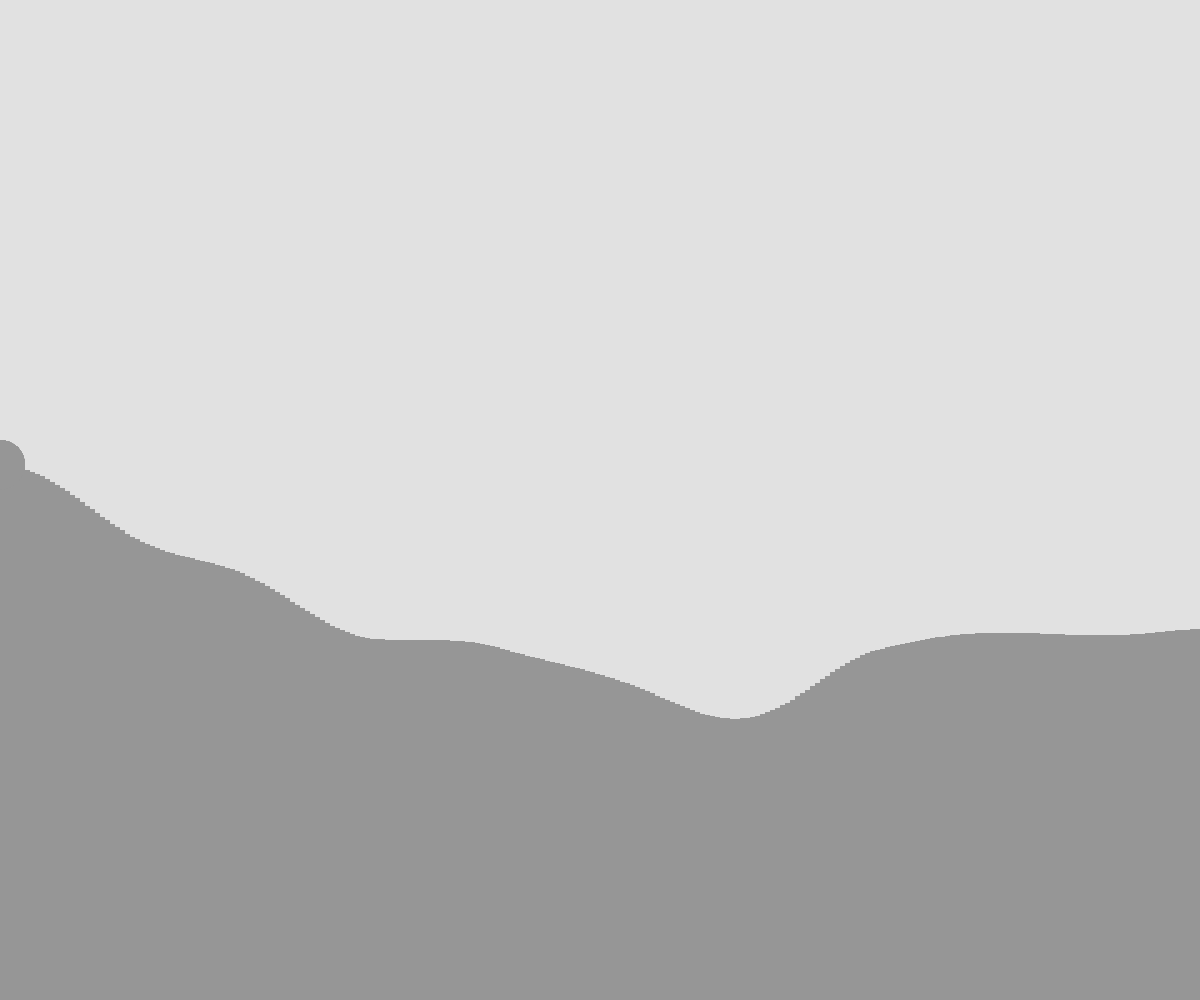
Frame 1 (no input)
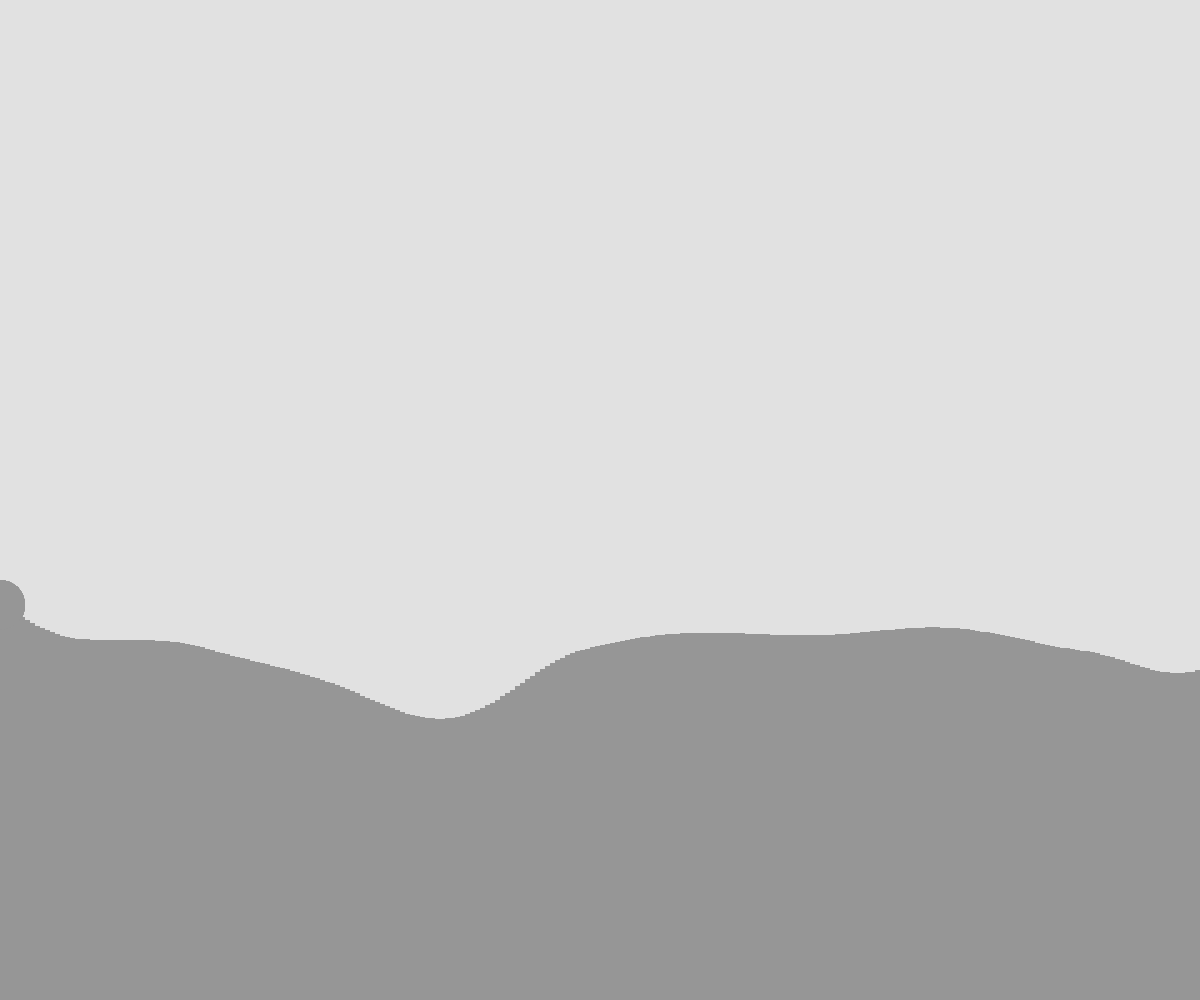
Frame 60 (no input)
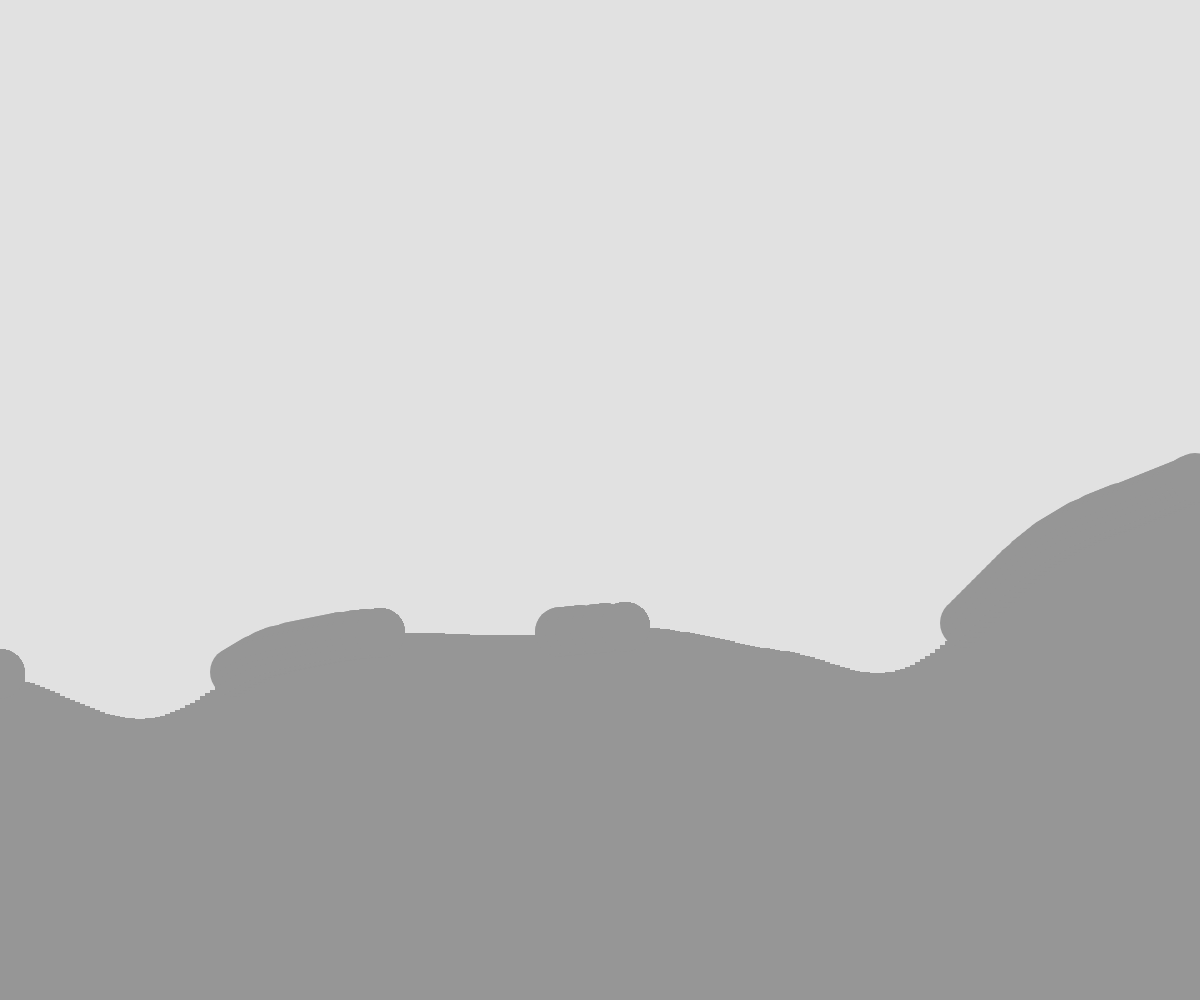
Frame 120 (the mouse pressed at the canvas centre since frame 60)

The p5.js sketch that drew these frames (run headless with seeded random() and noise() and a simulated clock; from frame 60 on, the mouse is pressed at the canvas centre):

// p5.js sketch
// ── sketch.js
// Project Title
// Your Name
// Date
//
// Extra for Experts:
// - describe what you did to take this project "above and beyond"

let rectWidth = 5;
let mySeed;
let noiseStart = 0;
let noiseSpeed = 0.005;
let noiseTime;
let tallestPoint;
let flagX;

function setup() {
  createCanvas(windowWidth, windowHeight);
  mySeed = random(1000);
}

function draw() {
  background(225);
  noiseTime = noiseStart;
  noiseSeed(mySeed);
  noStroke();
  fill(150);
  generateTerrain();


  noiseStart+= noiseSpeed;
}

function generateTerrain() {
  // use a loop to generate and draw several rectangles side to side to look like some 2D terrain
  rectMode(CORNERS);

  tallestPoint = Infinity;

  for (let x = 0; x < width; x += rectWidth) {
    //generate a random height.
    //change this from using random() to noise()

    let rectHeight = noise(noiseTime);
    rectHeight = round(map(rectHeight, 0, 1, height*0.15, height*0.95));

    //calculate the other corners of our rectangle
    let x2 = x +  rectWidth;
    let y2 = height - rectHeight;

    rect(x, height, x2, y2);

    if (y2 < tallestPoint) {
      tallestPoint = y2; flagX = x;
    }

    placeFlag(flagX, tallestPoint);
    noiseTime += noiseSpeed;
  }
  rectMode(CORNER);
}

function placeFlag(x, y) {
  circle(x, y, 50);

}
